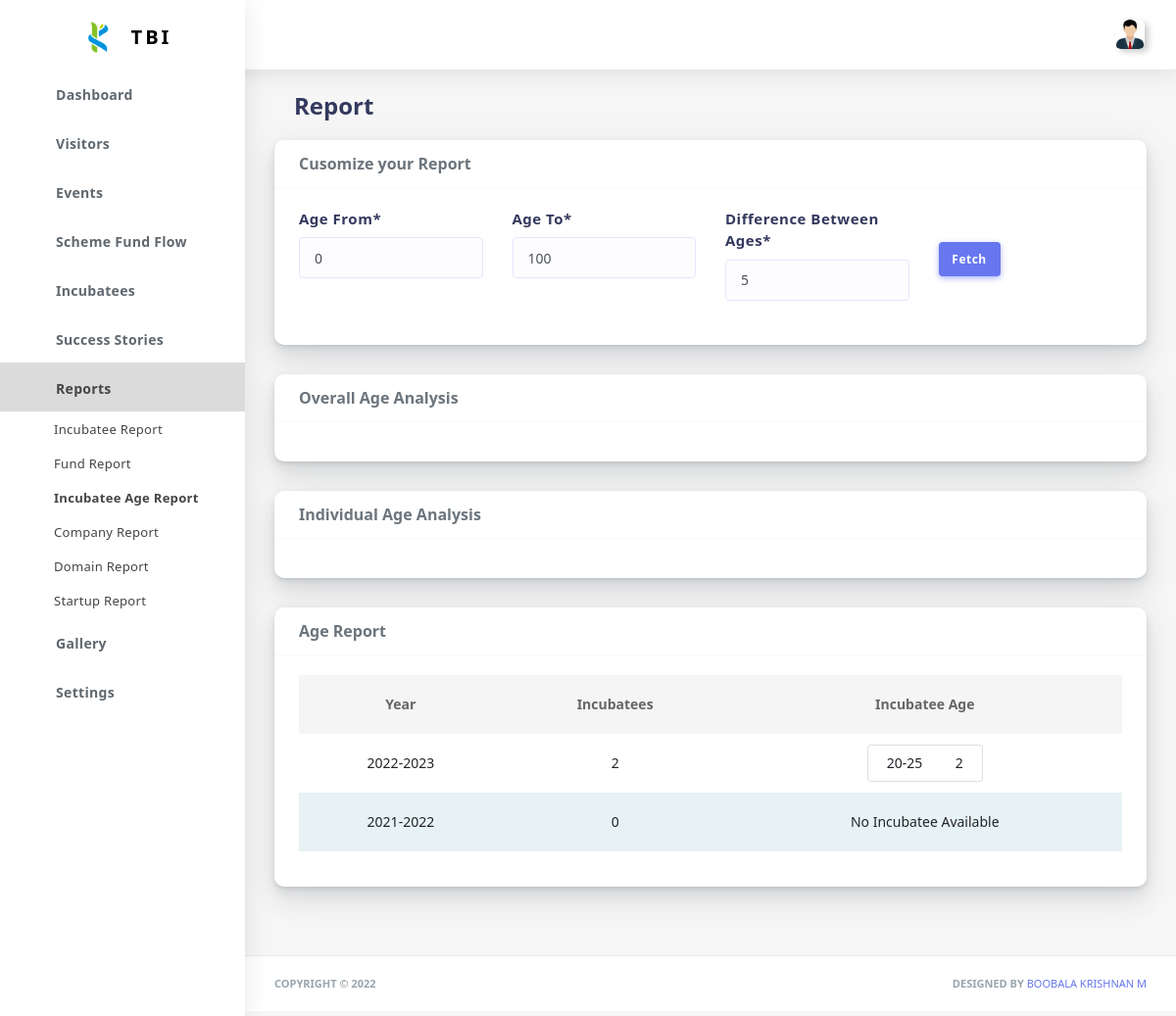
/reportAge/ (signed in), run on the app's committed database.
### Users/models.py (models this page shows, shortened)
class FinancialYear(models.Model):
    financialYear = models.CharField(
        max_length=12,
        validators=[
            RegexValidator(
                regex='^[0-9-]*$',
                message='Financial Year must be in the format YYYY-YYYY',
                code='invalid_username'
            ),
        ],
        verbose_name='Financial Year',
        primary_key=True,
    )

### Users/views.py (the view)
# urls.py: path('reportAge/',views.reportAge,name = 'reportAge'),
@login_required(login_url='/login/')
def reportAge(request):
    report = FinancialYear.objects.all().values().order_by("-financialYear")
    stepvalue = 5
    fromAge = 0
    toAge = 100
    if request.method == "POST":
        stepvalue =  int(request.POST['step'])
        fromAge =  int(request.POST['startAge'])
        toAge =  int(request.POST['toAge'])
    agerange = {str(i)+"-"+str(i+stepvalue):0 for i in range(fromAge,toAge,stepvalue)}
    for i in report:
        agerange = {str(i)+"-"+str(i+stepvalue):0 for i in range(fromAge,toAge,stepvalue)}
        inc = Incubatee.objects.filter(financialYear_id = i['financialYear'])
        for j in agerange.keys():
            range1 = datetime.datetime.today() - datetime.timedelta(int(j.split('-')[0])*365)
            range2 = datetime.datetime.today() - datetime.timedelta(int(j.split('-')[1])*365)
            agerange[j] = inc.filter(dob__range = [range2,range1]).count()
        incubatee_count = 0
        for j in agerange.keys():
            if agerange[j] != 0:
                i['agerange'] = agerange
                incubatee_count += agerange[j]
        i['total'] = incubatee_count
    agerange1 = {str(i)+"-"+str(i+stepvalue):0 for i in range(fromAge,toAge,stepvalue)}
    for j in agerange1.keys():
        range1 = datetime.datetime.today() - datetime.timedelta(int(j.split('-')[0])*365)
        range2 = datetime.datetime.today() - datetime.timedelta(int(j.split('-')[1])*365)
        agerange1[j] = Incubatee.objects.filter(dob__range = [range2,range1]).count()
    inc = Incubatee.objects.all().filter(dob__range = [
        datetime.datetime.today() - datetime.timedelta(toAge*365),
        datetime.datetime.today() - datetime.timedelta(fromAge*365)
        ]
    )
    agerange2 = {getAge(i['dob']):i['count'] for i in inc.values('dob').annotate(count = Count('dob'))}
    return render(request, 'ageReport.html', {
        "report":report,
        "range":agerange1,
        "age_range_individual":agerange2,
        "from":fromAge,
        "to":toAge,
        "step":stepvalue,
    })

### Users/functions.py (called while the page is built)
def getAge(born):
    today = datetime.date.today()
    try:
        if born != None:
            birthday = born.replace(year = today.year)
        else:
            return 0
    except:
        birthday = born.replace(year = today.year,month = today.month+1,day = 1)
    if birthday > today:
        return today.year - born.year -1
    else:
        return today.year - born.year

### Front End/Templates/Reports/ageReport.html (shortened to what this page needs)
{% extends "body.html" %}
{% load crispy_forms_tags %}
{% load static %}
{% block content %}
<div class="main-content">
    <section class="section">
    <div class="section-header">
        <div class="col">
            <h1>Report</h1>
        </div>
    </div>
    <div class="row">
        <div class="col-lg-12 col-md-12 col-sm-12 col-xs-12 col-12">
            <div class="card">
                <div class="card-header">
                    <h4>Cusomize your Report</h4>
                </div>
                <div class="card-body">
                    <form action="{% url 'reportAge' %}" class="row" method="post">
                        <div class="col-3">
                            <div class="form-group">
                                <div id="" class="form-group">
                                    <label for="id_startAge" class=" requiredField">
                                        Age From<span class="asteriskField">*</span>
                                    </label>
                                    <div class="">
                                        <input type="number" name="startAge" class="form-control" required="" id="id_startAge" value="{{ from }}">
                                    </div>
                                </div>
                            </div>
                        </div>
                        <div class="col-3">
                            <div class="form-group">
                                <div id="" class="form-group">
                                    <label for="id_endAge" class=" requiredField">
                                        Age To<span class="asteriskField">*</span>
                                    </label>
                                    <div class="">
                                        <input type="number" name="toAge" class="form-control" required id="id_endAge" value="{{ to }}">
                                    </div>
                                </div>
                            </div>
                        </div>
                        <div class="col-3">
                            <div class="form-group">
                                <div id="" class="form-group">
                                    <label for="id_step" class=" requiredField">
                                        Difference Between Ages<span class="asteriskField">*</span>
                                    </label>
                                    <div class="">
                                        <input type="number" name="step" class="form-control" required id="id_step" value="{{ step }}">
                                    </div>
                                </div>
                            </div>
                        </div>
                        <div class="col-1">
                            <div class="form-group">
                                <div id="" class="form-group">
                                    <div class="">
                                        <input type="submit" value="Fetch" class="btn btn-primary m-t-35">
                                    </div>
                                </div>
                            </div>
                        </div>
                    </form>
                </div>
            </div>
        </div>
        <div class="col-lg-12 col-md-12 col-sm-12 col-xs-12 col-12">
            <div class="card">
                <div class="card-header">
                    <h4>Overall Age Analysis</h4>
                </div>
                <div class="card-body">
                </div>
            </div>
        </div>
        <div class="col-lg-12 col-md-12 col-sm-12 col-xs-12 col-12">
            <div class="card">
                <div class="card-header">
                    <h4>Individual Age Analysis</h4>
                </div>
                <div class="card-body">
                </div>
            </div>
        </div>
        <div class="col-12 col-sm-12 col-lg-12">
        <div class="card">
            <div class="card-header">
            <h4>Age Report</h4>
            </div>
            <div class="card-body">
            <div class="table-responsive table-invoice">
                <table class="table table-striped text-center">
                    <thead>
                        <tr>
                            <th>Year</th>
                            <th>Incubatees</th>
                            <th>Incubatee Age</th>
                        </tr>
                    </thead>
                {% for i in report %}
                <tr>
                    <td>{{ i.financialYear }}</td>
                    <td class="text-center">{{ i.total }}</td>
                    <td class="pt-2 pb-2">
                        {% for keys,j in i.agerange.items %}
                        {% if j != 0  %}
                        <div class="d-flex justify-content-center">
                            <ul class="list-group">
                                <li class="list-group-item p-1">
                                    <span class="col text-end">
                                        {{ keys }}
                                    </span>
                                    <span class="col text-start">
                                        {{ j }}
                                    </span>
                                </li>
                            </ul>
                        </div>
                        {% endif %}
                        {% empty %}
                        <div>No Incubatee Available</div>
                        {% endfor %}
                    </td>
                </tr>
                {% endfor %}
                </table>
            </div>
            </div>
        </div>
        </div>
    </div>
    </section>
</div>
{% endblock content %}

### data on the page
FinancialYear: financialYear "2022-2023", total "2", agerange "20-25", agerange "2"
FinancialYear: financialYear "2021-2022", total "0"
